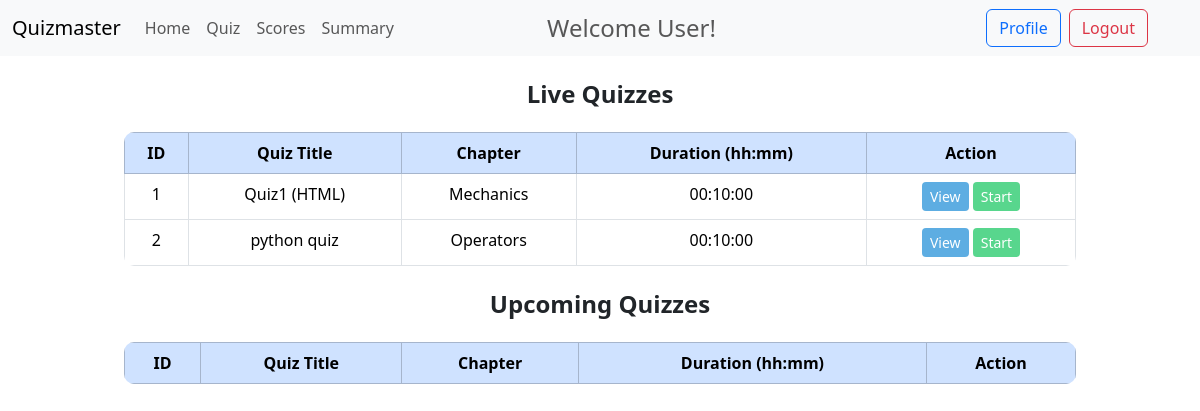
/user/user_dashboard (signed in), run on an earlier commit of the app's database.
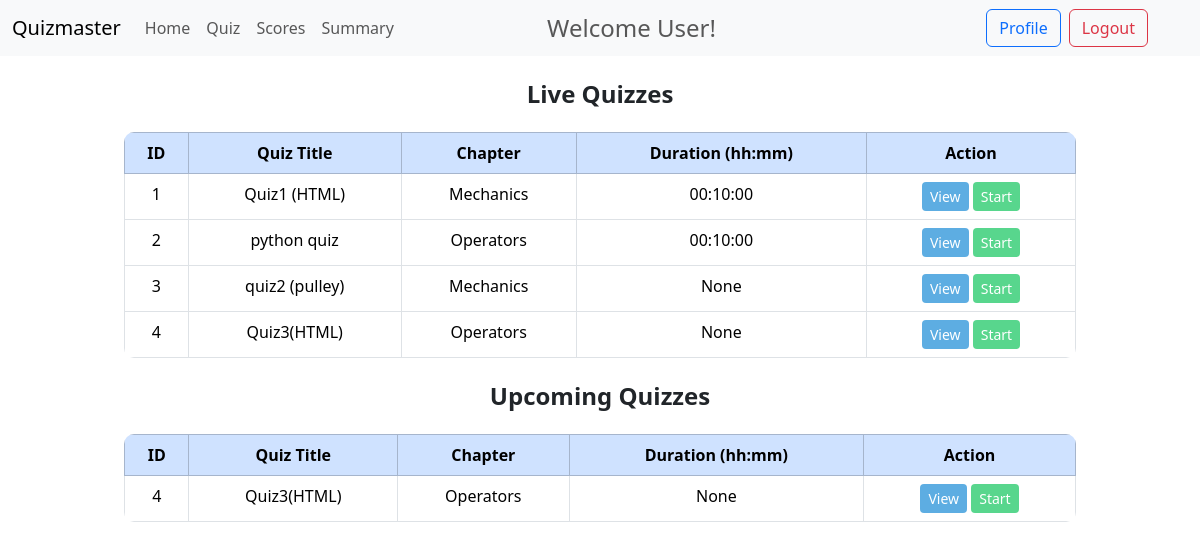
And on a later commit of the database.
### models.py (models this page shows)
class Quiz(db.Model):
    id=db.Column(db.Integer, primary_key=True)
    name = db.Column(db.String(100), nullable=False)
    description=db.Column(db.String(256), nullable=True)
    start_date=db.Column(db.Date, nullable=True)
    end_date=db.Column(db.Date, nullable=True)
    time_duration=db.Column(db.Time, nullable=True)
    remarks=db.Column(db.String(256), nullable=True)
    no_of_questions=db.Column(db.Integer, nullable=True)
    is_active=db.Column(db.Boolean, nullable=False, default=False)
    questions = db.relationship('Questions', backref='quiz', lazy=True)
    total_attempted=db.Column(db.Integer, nullable=False, default=0)
    scores = db.relationship('Scores', backref='quiz', lazy=True)
    subject_id=db.Column(db.Integer, db.ForeignKey('subject.id'), nullable=False)
    chapter_id= db.Column(db.Integer, db.ForeignKey('chapter.id'),nullable=False)

class Chapter(db.Model):
    id=db.Column(db.Integer, primary_key=True)
    name=db.Column(db.String(32), unique=True)
    Description=db.Column(db.String(256), nullable=True)
    no_of_questions=db.Column(db.Integer, nullable=True)
    subject_id=db.Column(db.Integer, db.ForeignKey('subject.id'), nullable=False)
    quizzes = db.relationship('Quiz', backref='chapter', lazy=True)
    questions = db.relationship('Questions', backref='chapter', lazy=True)

### routes.py (the view)
@app.route('/user/user_dashboard')
@auth_required
def user_dashboard():
    quizzes=Quiz.query.filter(Quiz.start_date != None).all()
    ist = pytz.timezone('Asia/Kolkata')  # IST timezone
    current_date = datetime.now(ist).date()  # Get current IST time
    return render_template('user/user_dashboard.html',quizzes=quizzes, current_date=current_date)

### routes.py (called while the page is built)
def auth_required(f):
    @wraps(f)
    def inner(*args, **kwargs):
        if 'user_id' not in session:
            flash('please login to continue')
            return redirect(url_for('login'))
        return f(*args, **kwargs)
    return inner

### templates/user/user_dashboard.html (shortened to what this page needs)
{% extends 'user/user_layout.html' %}
{% block content %}
<head>
    <link href="https://cdn.jsdelivr.net/npm/bootstrap@5.3.2/dist/css/bootstrap.min.css" rel="stylesheet">
</head>
<div class="container mt-3">
    <div class="dashboard-title">Live Quizzes</div>
    <table class="table table-bordered text-center quiz-table">
        <thead class="table-primary">
            <tr>
                <th>ID</th>
                <th>Quiz Title</th>
                <th>Chapter</th>
                <th>Duration (hh:mm)</th>
                <th>Action</th>
            </tr>
        </thead>
        <tbody>
            {% for quiz in quizzes %}
            {% if quiz.is_active %}
            <tr>
                <td>{{ quiz.id }}</td>
                <td>{{ quiz.name }}</td>
                <td>{{ quiz.chapter.name }}</td>
                <td>{{ quiz.time_duration }}</td>
                <td>
                    <a href="{{ url_for('view_quiz', quiz_id=quiz.id) }}" class="btn btn-sm btn-view">View</a>
                    <a href="{{ url_for('attempt_quiz', quiz_id=quiz.id) }}" class="btn btn-sm btn-start">Start</a>
                </td>
            </tr>
            {% endif %}
            {% endfor %}
        </tbody>
    </table>
</div>
<div class="container mt-3">
    <div class="dashboard-title">Upcoming Quizzes</div>
    <table class="table table-bordered text-center quiz-table">
        <thead class="table-primary">
            <tr>
                <th>ID</th>
                <th>Quiz Title</th>
                <th>Chapter</th>
                <th>Duration (hh:mm)</th>
                <th>Action</th>
            </tr>
        </thead>
        <tbody>
            {% for quiz in quizzes %}
            {% if quiz.start_date > current_date %}
            <tr>
                <td>{{ quiz.id }}</td>
                <td>{{ quiz.name }}</td>
                <td>{{ quiz.chapter.name }}</td>
                <td>{{ quiz.time_duration }}</td>
                <td>
                    <a href="{{ url_for('view_quiz', quiz_id=quiz.id) }}" class="btn btn-sm btn-view">View</a>
                    <a href="{{ url_for('attempt_quiz', quiz_id=quiz.id) }}" class="btn btn-sm btn-start">Start</a>
                </td>
            </tr>
            {% endif %}
            {% endfor %}
        </tbody>
    </table>
</div>
{% endblock %}

### templates/user/user_layout.html (shortened to what this page needs)
<!DOCTYPE html>
<html lang="en">
<head>
  <link href="https://cdn.jsdelivr.net/npm/bootstrap@5.3.2/dist/css/bootstrap.min.css" rel="stylesheet"
 />
  <link href="https://cdnjs.cloudflare.com/ajax/libs/font-awesome/6.5.1/css/all.min.css" rel="stylesheet"
 />
</head>
<body>
  <nav class="navbar navbar-expand-lg bg-body-tertiary">
    <div class="container-fluid">
      <a class="navbar-brand" href="">Quizmaster</a>
      <div class="collapse navbar-collapse" id="navbarNavDropdown">
        <ul class="navbar-nav">
          <li class="nav-item">
            <a class="nav-link" href="{{url_for('user_dashboard')}}">Home</a>
          </li>
          <li class="nav-item">
            <a class="nav-link" href="{{url_for('user_quiz')}}">Quiz</a>
          </li>
          <li class="nav-item">
            <a class="nav-link" href="{{url_for('scores')}}">Scores</a>
          </li>
          <li class="nav-item">
            <a class="nav-link" href="{{url_for('user_summary')}}">Summary</a>
          </li>
        </ul>
        <span class="navbar-text mx-auto" style="font-size: 1.5em;padding: 0 20px;">
          Welcome User!
        </span>
        <ul class="navbar-nav ms-auto">
          <li class="nav-item">
            <a class="btn btn-outline-primary me-2" href="{{ url_for('profile') }}">Profile</a>
          </li>
          <li class="nav-item">
            <a class="btn btn-outline-danger" href="{{ url_for('logout') }}">Logout</a>
          </li>
        </ul>
      </div>
    </div>
  </nav>
  <div class="container">{% block content %} {% endblock %}</div>
</body>
</html>

### templates/user/user_layout.html (style rules this page uses)
.btn-outline-danger { border: 1px solid #dc3545; color: #dc3545; padding: 6px 12px; border-radius: 5px; text-decoration:wavy; transition: background-color 0.3s ease, color 0.3s ease; background-color: rgb(255, 255, 255); margin-right: 40px; }

### templates/user/user_dashboard.html (style rules this page uses)
.container { max-width: 1000px; }
.dashboard-title { text-align: center; font-size: 24px; font-weight: bold; margin: 20px 0; }
.quiz-table { width: 100%; border-radius: 10px; overflow: hidden; }
.btn-view { background-color: #5dade2; color: white; border: none; }
.btn-start { background-color: #58d68d; color: white; border: none; }

What changed in the data, as far as the page shows it:
now on this page (row edited): Quiz: id "3", name "quiz2 (pulley)", chapter.name "Mechanics", time_duration "None"
now on this page (row edited): Quiz: id "4", name "Quiz3(HTML)", chapter.name "Operators", time_duration "None"
